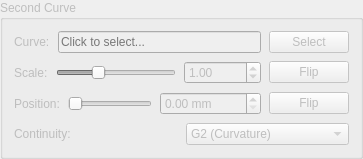
                                <widget class="QGroupBox" name="curve2GroupBox">
                                    <property name="title">
                                        <string>Second Curve</string>
                                    </property>
                                    <property name="enabled">
                                        <bool>false</bool>
                                    </property>
                                    <layout
                                        class="QVBoxLayout"
                                        name="curve2Layout"
                                    >
                                        <property name="spacing">
                                            <number>8</number>
                                        </property>

                                        <!-- Curve 2 Selection -->
                                        <item>
                                            <layout class="QHBoxLayout">
                                                <item>
                                                    <widget
                                                        class="QLabel"
                                                        name="curve2Label"
                                                    >
                                                        <property name="text">
                                                            <string
                                                            >Curve:</string>
                                                        </property>
                                                        <property
                                                            name="minimumWidth"
                                                        >
                                                            <number>70</number>
                                                        </property>
                                                    </widget>
                                                </item>
                                                <item>
                                                    <widget
                                                        class="QLineEdit"
                                                        name="curve2LineEdit"
                                                    >
                                                        <property
                                                            name="readOnly"
                                                        >
                                                            <bool>true</bool>
                                                        </property>
                                                        <property
                                                            name="placeholderText"
                                                        >
                                                            <string
                                                            >Click to select...</string>
                                                        </property>
                                                    </widget>
                                                </item>
                                                <item>
                                                    <widget
                                                        class="QPushButton"
                                                        name="curve2SelectButton"
                                                    >
                                                        <property name="text">
                                                            <string
                                                            >Select</string>
                                                        </property>
                                                        <property
                                                            name="maximumWidth"
                                                        >
                                                            <number>60</number>
                                                        </property>
                                                    </widget>
                                                </item>
                                            </layout>
                                        </item>

                                        <!-- Scale Slider and Value -->
                                        <item>
                                            <layout class="QHBoxLayout">
                                                <item>
                                                    <widget
                                                        class="QLabel"
                                                        name="curve2ScaleLabel"
                                                    >
                                                        <property name="text">
                                                            <string
                                                            >Scale:</string>
                                                        </property>
                                                        <property
                                                            name="minimumWidth"
                                                        >
                                                            <number>70</number>
                                                        </property>
                                                    </widget>
                                                </item>
                                                <item>
                                                    <widget
                                                        class="QSlider"
                                                        name="curve2ScaleSlider"
                                                    >
                                                        <property
                                                            name="orientation"
                                                        >
                                                            <enum
                                                            >Qt::Horizontal</enum>
                                                        </property>
                                                        <property
                                                            name="minimum"
                                                        >
                                                            <number>1</number>
                                                        </property>
                                                        <property
                                                            name="maximum"
                                                        >
                                                            <number>300</number>
                                                        </property>
                                                        <property name="value">
                                                            <number>100</number>
                                                        </property>
                                                        <property
                                                            name="styleSheet"
                                                        >
                                                            <string
                                                            >QSlider:disabled { opacity: 0.4; }</string>
                                                        </property>
                                                    </widget>
                                                </item>
                                                <item>
                                                    <widget
                                                        class="QDoubleSpinBox"
                                                        name="curve2ScaleSpinBox"
                                                    >
                                                        <property
                                                            name="minimum"
                                                        >
                                                            <double
                                                            >0.01</double>
                                                        </property>
                                                        <property
                                                            name="maximum"
                                                        >
                                                            <double
                                                            >10000.0</double>
                                                        </property>
                                                        <property name="value">
                                                            <double>1.0</double>
                                                        </property>
                                                        <property
                                                            name="decimals"
                                                        >
                                                            <number>2</number>
                                                        </property>
                                                        <property
                                                            name="maximumWidth"
                                                        >
                                                            <number>100</number>
                                                        </property>
                                                    </widget>
                                                </item>
                                                <item>
                                                    <widget
                                                        class="QPushButton"
                                                        name="curve2FlipScaleButton"
                                                    >
                                                        <property name="text">
                                                            <string
                                                            >Flip</string>
                                                        </property>
                                                        <property
                                                            name="toolTip"
                                                        >
                                                            <string
                                                            >Flip the scale direction</string>
                                                        </property>
                                                        <property
                                                            name="maximumWidth"
                                                        >
                                                            <number>60</number>
                                                        </property>
                                                    </widget>
                                                </item>
                                            </layout>
                                        </item>

                                        <!-- Position Slider with Reverse -->
                                        <item>
                                            <layout class="QHBoxLayout">
                                                <item>
                                                    <widget
                                                        class="QLabel"
                                                        name="curve2PositionLabel"
                                                    >
                                                        <property name="text">
                                                            <string
                                                            >Position:</string>
                                                        </property>
                                                        <property
                                                            name="minimumWidth"
                                                        >
                                                            <number>70</number>
                                                        </property>
                                                    </widget>
                                                </item>
                                                <item>
                                                    <widget
                                                        class="QSlider"
                                                        name="curve2PositionSlider"
                                                    >
                                                        <property
                                                            name="orientation"
                                                        >
                                                            <enum
                                                            >Qt::Horizontal</enum>
                                                        </property>
                                                        <property
                                                            name="minimum"
                                                        >
                                                            <number>0</number>
                                                        </property>
                                                        <property
                                                            name="maximum"
                                                        >
                                                            <number>100</number>
                                                        </property>
                                                        <property name="value">
                                                            <number>0</number>
                                                        </property>
                                                        <property
                                                            name="styleSheet"
                                                        >
                                                            <string
                                                            >QSlider:disabled { opacity: 0.4; }</string>
                                                        </property>
                                                    </widget>
                                                </item>
                                                <item>
                                                    <widget
                                                        class="QDoubleSpinBox"
                                                        name="curve2PositionSpinBox"
                                                    >
                                                        <property name="suffix">
                                                            <string> mm</string>
                                                        </property>
                                                        <property
                                                            name="decimals"
                                                        >
                                                            <number>2</number>
                                                        </property>
                                                        <property
                                                            name="minimum"
                                                        >
                                                            <double>0.0</double>
                                                        </property>
                                                        <property
                                                            name="maximum"
                                                        >
                                                            <double
                                                            >10000.0</double>
                                                        </property>
                                                        <property
                                                            name="maximumWidth"
                                                        >
                                                            <number>100</number>
                                                        </property>
                                                    </widget>
                                                </item>
                                                <item>
                                                    <widget
                                                        class="QPushButton"
                                                        name="curve2FlipPositionButton"
                                                    >
                                                        <property name="text">
                                                            <string
                                                            >Flip</string>
                                                        </property>
                                                        <property
                                                            name="toolTip"
                                                        >
                                                            <string
                                                            >Flip position to other end of curve</string>
                                                        </property>
                                                        <property
                                                            name="maximumWidth"
                                                        >
                                                            <number>60</number>
                                                        </property>
                                                    </widget>
                                                </item>
                                            </layout>
                                        </item>

                                        <!-- Continuity -->
                                        <item>
                                            <layout class="QHBoxLayout">
                                                <item>
                                                    <widget
                                                        class="QLabel"
                                                        name="curve2ContinuityLabel"
                                                    >
                                                        <property name="text">
                                                            <string
                                                            >Continuity:</string>
                                                        </property>
                                                        <property
                                                            name="minimumWidth"
                                                        >
                                                            <number>70</number>
                                                        </property>
                                                    </widget>
                                                </item>
                                                <item>
                                                    <widget
                                                        class="QComboBox"
                                                        name="curve2ContinuityComboBox"
                                                    >
                                                        <item>
                                                            <property
                                                                name="text"
                                                            >
                                                                <string
                                                                >G0 (Positional)</string>
                                                            </property>
                                                        </item>
                                                        <item>
                                                            <property
                                                                name="text"
                                                            >
                                                                <string
                                                                >G1 (Tangent)</string>
                                                            </property>
                                                        </item>
                                                        <item>
                                                            <property
                                                                name="text"
                                                            >
                                                                <string
                                                                >G2 (Curvature)</string>
                                                            </property>
                                                        </item>
                                                        <item>
                                                            <property
                                                                name="text"
                                                            >
                                                                <string
                                                                >G3 (Acceleration)</string>
                                                            </property>
                                                        </item>
                                                        <property
                                                            name="currentIndex"
                                                        >
                                                            <number>2</number>
                                                        </property>
                                                        <property
                                                            name="maximumWidth"
                                                        >
                                                            <number>160</number>
                                                        </property>
                                                    </widget>
                                                </item>
                                            </layout>
                                        </item>

                                    </layout>
                                </widget>
